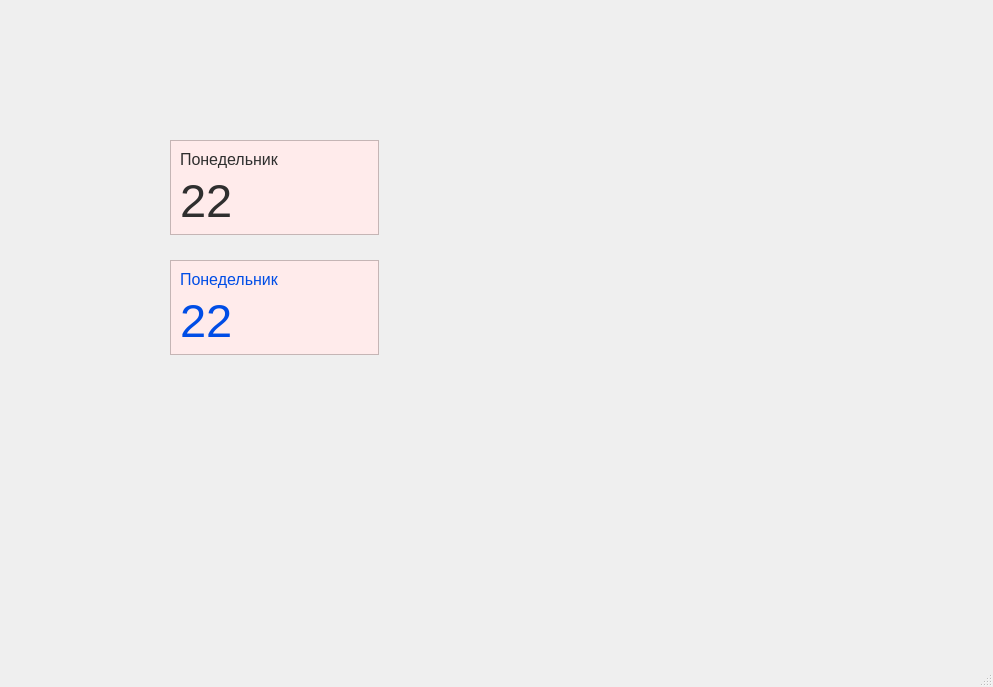
<?xml version="1.0" encoding="UTF-8"?>
<ui version="4.0">
 <class>MainWindow</class>
 <widget class="QMainWindow" name="MainWindow">
  <property name="geometry">
   <rect>
    <x>0</x>
    <y>0</y>
    <width>993</width>
    <height>687</height>
   </rect>
  </property>
  <property name="windowTitle">
   <string>MainWindow</string>
  </property>
  <widget class="QWidget" name="centralwidget">
   <widget class="QFrame" name="column_header_frame_1">
    <property name="geometry">
     <rect>
      <x>170</x>
      <y>140</y>
      <width>209</width>
      <height>95</height>
     </rect>
    </property>
    <property name="minimumSize">
     <size>
      <width>120</width>
      <height>95</height>
     </size>
    </property>
    <property name="maximumSize">
     <size>
      <width>16777215</width>
      <height>95</height>
     </size>
    </property>
    <property name="palette">
     <palette>
      <active>
       <colorrole role="WindowText">
        <brush brushstyle="SolidPattern">
         <color alpha="255">
          <red>0</red>
          <green>0</green>
          <blue>0</blue>
         </color>
        </brush>
       </colorrole>
       <colorrole role="Button">
        <brush brushstyle="SolidPattern">
         <color alpha="255">
          <red>240</red>
          <green>240</green>
          <blue>240</blue>
         </color>
        </brush>
       </colorrole>
       <colorrole role="Light">
        <brush brushstyle="SolidPattern">
         <color alpha="255">
          <red>255</red>
          <green>255</green>
          <blue>255</blue>
         </color>
        </brush>
       </colorrole>
       <colorrole role="Midlight">
        <brush brushstyle="SolidPattern">
         <color alpha="255">
          <red>247</red>
          <green>247</green>
          <blue>247</blue>
         </color>
        </brush>
       </colorrole>
       <colorrole role="Dark">
        <brush brushstyle="SolidPattern">
         <color alpha="255">
          <red>120</red>
          <green>120</green>
          <blue>120</blue>
         </color>
        </brush>
       </colorrole>
       <colorrole role="Mid">
        <brush brushstyle="SolidPattern">
         <color alpha="255">
          <red>160</red>
          <green>160</green>
          <blue>160</blue>
         </color>
        </brush>
       </colorrole>
       <colorrole role="Text">
        <brush brushstyle="SolidPattern">
         <color alpha="255">
          <red>0</red>
          <green>0</green>
          <blue>0</blue>
         </color>
        </brush>
       </colorrole>
       <colorrole role="BrightText">
        <brush brushstyle="SolidPattern">
         <color alpha="255">
          <red>255</red>
          <green>255</green>
          <blue>255</blue>
         </color>
        </brush>
       </colorrole>
       <colorrole role="ButtonText">
        <brush brushstyle="SolidPattern">
         <color alpha="255">
          <red>0</red>
          <green>0</green>
          <blue>0</blue>
         </color>
        </brush>
       </colorrole>
       <colorrole role="Base">
        <brush brushstyle="SolidPattern">
         <color alpha="255">
          <red>255</red>
          <green>255</green>
          <blue>255</blue>
         </color>
        </brush>
       </colorrole>
       <colorrole role="Window">
        <brush brushstyle="SolidPattern">
         <color alpha="255">
          <red>255</red>
          <green>235</green>
          <blue>235</blue>
         </color>
        </brush>
       </colorrole>
       <colorrole role="Shadow">
        <brush brushstyle="SolidPattern">
         <color alpha="255">
          <red>0</red>
          <green>0</green>
          <blue>0</blue>
         </color>
        </brush>
       </colorrole>
       <colorrole role="AlternateBase">
        <brush brushstyle="SolidPattern">
         <color alpha="255">
          <red>247</red>
          <green>247</green>
          <blue>247</blue>
         </color>
        </brush>
       </colorrole>
       <colorrole role="ToolTipBase">
        <brush brushstyle="SolidPattern">
         <color alpha="255">
          <red>255</red>
          <green>255</green>
          <blue>220</blue>
         </color>
        </brush>
       </colorrole>
       <colorrole role="ToolTipText">
        <brush brushstyle="SolidPattern">
         <color alpha="255">
          <red>0</red>
          <green>0</green>
          <blue>0</blue>
         </color>
        </brush>
       </colorrole>
      </active>
      <inactive>
       <colorrole role="WindowText">
        <brush brushstyle="SolidPattern">
         <color alpha="255">
          <red>0</red>
          <green>0</green>
          <blue>0</blue>
         </color>
        </brush>
       </colorrole>
       <colorrole role="Button">
        <brush brushstyle="SolidPattern">
         <color alpha="255">
          <red>240</red>
          <green>240</green>
          <blue>240</blue>
         </color>
        </brush>
       </colorrole>
       <colorrole role="Light">
        <brush brushstyle="SolidPattern">
         <color alpha="255">
          <red>255</red>
          <green>255</green>
          <blue>255</blue>
         </color>
        </brush>
       </colorrole>
       <colorrole role="Midlight">
        <brush brushstyle="SolidPattern">
         <color alpha="255">
          <red>247</red>
          <green>247</green>
          <blue>247</blue>
         </color>
        </brush>
       </colorrole>
       <colorrole role="Dark">
        <brush brushstyle="SolidPattern">
         <color alpha="255">
          <red>120</red>
          <green>120</green>
          <blue>120</blue>
         </color>
        </brush>
       </colorrole>
       <colorrole role="Mid">
        <brush brushstyle="SolidPattern">
         <color alpha="255">
          <red>160</red>
          <green>160</green>
          <blue>160</blue>
         </color>
        </brush>
       </colorrole>
       <colorrole role="Text">
        <brush brushstyle="SolidPattern">
         <color alpha="255">
          <red>0</red>
          <green>0</green>
          <blue>0</blue>
         </color>
        </brush>
       </colorrole>
       <colorrole role="BrightText">
        <brush brushstyle="SolidPattern">
         <color alpha="255">
          <red>255</red>
          <green>255</green>
          <blue>255</blue>
         </color>
        </brush>
       </colorrole>
       <colorrole role="ButtonText">
        <brush brushstyle="SolidPattern">
         <color alpha="255">
          <red>0</red>
          <green>0</green>
          <blue>0</blue>
         </color>
        </brush>
       </colorrole>
       <colorrole role="Base">
        <brush brushstyle="SolidPattern">
         <color alpha="255">
          <red>255</red>
          <green>255</green>
          <blue>255</blue>
         </color>
        </brush>
       </colorrole>
       <colorrole role="Window">
        <brush brushstyle="SolidPattern">
         <color alpha="255">
          <red>255</red>
          <green>235</green>
          <blue>235</blue>
         </color>
        </brush>
       </colorrole>
       <colorrole role="Shadow">
        <brush brushstyle="SolidPattern">
         <color alpha="255">
          <red>0</red>
          <green>0</green>
          <blue>0</blue>
         </color>
        </brush>
       </colorrole>
       <colorrole role="AlternateBase">
        <brush brushstyle="SolidPattern">
         <color alpha="255">
          <red>247</red>
          <green>247</green>
          <blue>247</blue>
         </color>
        </brush>
       </colorrole>
       <colorrole role="ToolTipBase">
        <brush brushstyle="SolidPattern">
         <color alpha="255">
          <red>255</red>
          <green>255</green>
          <blue>220</blue>
         </color>
        </brush>
       </colorrole>
       <colorrole role="ToolTipText">
        <brush brushstyle="SolidPattern">
         <color alpha="255">
          <red>0</red>
          <green>0</green>
          <blue>0</blue>
         </color>
        </brush>
       </colorrole>
      </inactive>
      <disabled>
       <colorrole role="WindowText">
        <brush brushstyle="SolidPattern">
         <color alpha="255">
          <red>120</red>
          <green>120</green>
          <blue>120</blue>
         </color>
        </brush>
       </colorrole>
       <colorrole role="Button">
        <brush brushstyle="SolidPattern">
         <color alpha="255">
          <red>240</red>
          <green>240</green>
          <blue>240</blue>
         </color>
        </brush>
       </colorrole>
       <colorrole role="Light">
        <brush brushstyle="SolidPattern">
         <color alpha="255">
          <red>255</red>
          <green>255</green>
          <blue>255</blue>
         </color>
        </brush>
       </colorrole>
       <colorrole role="Midlight">
        <brush brushstyle="SolidPattern">
         <color alpha="255">
          <red>247</red>
          <green>247</green>
          <blue>247</blue>
         </color>
        </brush>
       </colorrole>
       <colorrole role="Dark">
        <brush brushstyle="SolidPattern">
         <color alpha="255">
          <red>120</red>
          <green>120</green>
          <blue>120</blue>
         </color>
        </brush>
       </colorrole>
       <colorrole role="Mid">
        <brush brushstyle="SolidPattern">
         <color alpha="255">
          <red>160</red>
          <green>160</green>
          <blue>160</blue>
         </color>
        </brush>
       </colorrole>
       <colorrole role="Text">
        <brush brushstyle="SolidPattern">
         <color alpha="255">
          <red>120</red>
          <green>120</green>
          <blue>120</blue>
         </color>
        </brush>
       </colorrole>
       <colorrole role="BrightText">
        <brush brushstyle="SolidPattern">
         <color alpha="255">
          <red>255</red>
          <green>255</green>
          <blue>255</blue>
         </color>
        </brush>
       </colorrole>
       <colorrole role="ButtonText">
        <brush brushstyle="SolidPattern">
         <color alpha="255">
          <red>120</red>
          <green>120</green>
          <blue>120</blue>
         </color>
        </brush>
       </colorrole>
       <colorrole role="Base">
        <brush brushstyle="SolidPattern">
         <color alpha="255">
          <red>255</red>
          <green>235</green>
          <blue>235</blue>
         </color>
        </brush>
       </colorrole>
       <colorrole role="Window">
        <brush brushstyle="SolidPattern">
         <color alpha="255">
          <red>255</red>
          <green>235</green>
          <blue>235</blue>
         </color>
        </brush>
       </colorrole>
       <colorrole role="Shadow">
        <brush brushstyle="SolidPattern">
         <color alpha="255">
          <red>0</red>
          <green>0</green>
          <blue>0</blue>
         </color>
        </brush>
       </colorrole>
       <colorrole role="AlternateBase">
        <brush brushstyle="SolidPattern">
         <color alpha="255">
          <red>240</red>
          <green>240</green>
          <blue>240</blue>
         </color>
        </brush>
       </colorrole>
       <colorrole role="ToolTipBase">
        <brush brushstyle="SolidPattern">
         <color alpha="255">
          <red>255</red>
          <green>255</green>
          <blue>220</blue>
         </color>
        </brush>
       </colorrole>
       <colorrole role="ToolTipText">
        <brush brushstyle="SolidPattern">
         <color alpha="255">
          <red>0</red>
          <green>0</green>
          <blue>0</blue>
         </color>
        </brush>
       </colorrole>
      </disabled>
     </palette>
    </property>
    <property name="autoFillBackground">
     <bool>true</bool>
    </property>
    <property name="frameShape">
     <enum>QFrame::StyledPanel</enum>
    </property>
    <property name="frameShadow">
     <enum>QFrame::Raised</enum>
    </property>
    <layout class="QVBoxLayout" name="verticalLayout_3">
     <item>
      <widget class="QLabel" name="label">
       <property name="palette">
        <palette>
         <active>
          <colorrole role="WindowText">
           <brush brushstyle="SolidPattern">
            <color alpha="255">
             <red>47</red>
             <green>47</green>
             <blue>47</blue>
            </color>
           </brush>
          </colorrole>
         </active>
         <inactive>
          <colorrole role="WindowText">
           <brush brushstyle="SolidPattern">
            <color alpha="255">
             <red>47</red>
             <green>47</green>
             <blue>47</blue>
            </color>
           </brush>
          </colorrole>
         </inactive>
         <disabled>
          <colorrole role="WindowText">
           <brush brushstyle="SolidPattern">
            <color alpha="255">
             <red>125</red>
             <green>125</green>
             <blue>125</blue>
            </color>
           </brush>
          </colorrole>
         </disabled>
        </palette>
       </property>
       <property name="font">
        <font>
         <family>Arial</family>
         <pointsize>12</pointsize>
        </font>
       </property>
       <property name="autoFillBackground">
        <bool>true</bool>
       </property>
       <property name="text">
        <string>Понедельник</string>
       </property>
      </widget>
     </item>
     <item>
      <widget class="QLabel" name="label_2">
       <property name="palette">
        <palette>
         <active>
          <colorrole role="WindowText">
           <brush brushstyle="SolidPattern">
            <color alpha="255">
             <red>47</red>
             <green>47</green>
             <blue>47</blue>
            </color>
           </brush>
          </colorrole>
         </active>
         <inactive>
          <colorrole role="WindowText">
           <brush brushstyle="SolidPattern">
            <color alpha="255">
             <red>47</red>
             <green>47</green>
             <blue>47</blue>
            </color>
           </brush>
          </colorrole>
         </inactive>
         <disabled>
          <colorrole role="WindowText">
           <brush brushstyle="SolidPattern">
            <color alpha="255">
             <red>125</red>
             <green>125</green>
             <blue>125</blue>
            </color>
           </brush>
          </colorrole>
         </disabled>
        </palette>
       </property>
       <property name="font">
        <font>
         <family>Arial</family>
         <pointsize>35</pointsize>
        </font>
       </property>
       <property name="autoFillBackground">
        <bool>true</bool>
       </property>
       <property name="text">
        <string>22</string>
       </property>
      </widget>
     </item>
    </layout>
   </widget>
   <widget class="QFrame" name="column_header_frame_2">
    <property name="geometry">
     <rect>
      <x>170</x>
      <y>260</y>
      <width>209</width>
      <height>95</height>
     </rect>
    </property>
    <property name="minimumSize">
     <size>
      <width>120</width>
      <height>95</height>
     </size>
    </property>
    <property name="maximumSize">
     <size>
      <width>16777215</width>
      <height>95</height>
     </size>
    </property>
    <property name="palette">
     <palette>
      <active>
       <colorrole role="WindowText">
        <brush brushstyle="SolidPattern">
         <color alpha="255">
          <red>0</red>
          <green>0</green>
          <blue>0</blue>
         </color>
        </brush>
       </colorrole>
       <colorrole role="Button">
        <brush brushstyle="SolidPattern">
         <color alpha="255">
          <red>240</red>
          <green>240</green>
          <blue>240</blue>
         </color>
        </brush>
       </colorrole>
       <colorrole role="Light">
        <brush brushstyle="SolidPattern">
         <color alpha="255">
          <red>255</red>
          <green>255</green>
          <blue>255</blue>
         </color>
        </brush>
       </colorrole>
       <colorrole role="Midlight">
        <brush brushstyle="SolidPattern">
         <color alpha="255">
          <red>247</red>
          <green>247</green>
          <blue>247</blue>
         </color>
        </brush>
       </colorrole>
       <colorrole role="Dark">
        <brush brushstyle="SolidPattern">
         <color alpha="255">
          <red>120</red>
          <green>120</green>
          <blue>120</blue>
         </color>
        </brush>
       </colorrole>
       <colorrole role="Mid">
        <brush brushstyle="SolidPattern">
         <color alpha="255">
          <red>160</red>
          <green>160</green>
          <blue>160</blue>
         </color>
        </brush>
       </colorrole>
       <colorrole role="Text">
        <brush brushstyle="SolidPattern">
         <color alpha="255">
          <red>0</red>
          <green>0</green>
          <blue>0</blue>
         </color>
        </brush>
       </colorrole>
       <colorrole role="BrightText">
        <brush brushstyle="SolidPattern">
         <color alpha="255">
          <red>255</red>
          <green>255</green>
          <blue>255</blue>
         </color>
        </brush>
       </colorrole>
       <colorrole role="ButtonText">
        <brush brushstyle="SolidPattern">
         <color alpha="255">
          <red>0</red>
          <green>0</green>
          <blue>0</blue>
         </color>
        </brush>
       </colorrole>
       <colorrole role="Base">
        <brush brushstyle="SolidPattern">
         <color alpha="255">
          <red>255</red>
          <green>255</green>
          <blue>255</blue>
         </color>
        </brush>
       </colorrole>
       <colorrole role="Window">
        <brush brushstyle="SolidPattern">
         <color alpha="255">
          <red>255</red>
          <green>235</green>
          <blue>235</blue>
         </color>
        </brush>
       </colorrole>
       <colorrole role="Shadow">
        <brush brushstyle="SolidPattern">
         <color alpha="255">
          <red>0</red>
          <green>0</green>
          <blue>0</blue>
         </color>
        </brush>
       </colorrole>
       <colorrole role="AlternateBase">
        <brush brushstyle="SolidPattern">
         <color alpha="255">
          <red>247</red>
          <green>247</green>
          <blue>247</blue>
         </color>
        </brush>
       </colorrole>
       <colorrole role="ToolTipBase">
        <brush brushstyle="SolidPattern">
         <color alpha="255">
          <red>255</red>
          <green>255</green>
          <blue>220</blue>
         </color>
        </brush>
       </colorrole>
       <colorrole role="ToolTipText">
        <brush brushstyle="SolidPattern">
         <color alpha="255">
          <red>0</red>
          <green>0</green>
          <blue>0</blue>
         </color>
        </brush>
       </colorrole>
      </active>
      <inactive>
       <colorrole role="WindowText">
        <brush brushstyle="SolidPattern">
         <color alpha="255">
          <red>0</red>
          <green>0</green>
          <blue>0</blue>
         </color>
        </brush>
       </colorrole>
       <colorrole role="Button">
        <brush brushstyle="SolidPattern">
         <color alpha="255">
          <red>240</red>
          <green>240</green>
          <blue>240</blue>
         </color>
        </brush>
       </colorrole>
       <colorrole role="Light">
        <brush brushstyle="SolidPattern">
         <color alpha="255">
          <red>255</red>
          <green>255</green>
          <blue>255</blue>
         </color>
        </brush>
       </colorrole>
       <colorrole role="Midlight">
        <brush brushstyle="SolidPattern">
         <color alpha="255">
          <red>247</red>
          <green>247</green>
          <blue>247</blue>
         </color>
        </brush>
       </colorrole>
       <colorrole role="Dark">
        <brush brushstyle="SolidPattern">
         <color alpha="255">
          <red>120</red>
          <green>120</green>
          <blue>120</blue>
         </color>
        </brush>
       </colorrole>
       <colorrole role="Mid">
        <brush brushstyle="SolidPattern">
         <color alpha="255">
          <red>160</red>
          <green>160</green>
          <blue>160</blue>
         </color>
        </brush>
       </colorrole>
       <colorrole role="Text">
        <brush brushstyle="SolidPattern">
         <color alpha="255">
          <red>0</red>
          <green>0</green>
          <blue>0</blue>
         </color>
        </brush>
       </colorrole>
       <colorrole role="BrightText">
        <brush brushstyle="SolidPattern">
         <color alpha="255">
          <red>255</red>
          <green>255</green>
          <blue>255</blue>
         </color>
        </brush>
       </colorrole>
       <colorrole role="ButtonText">
        <brush brushstyle="SolidPattern">
         <color alpha="255">
          <red>0</red>
          <green>0</green>
          <blue>0</blue>
         </color>
        </brush>
       </colorrole>
       <colorrole role="Base">
        <brush brushstyle="SolidPattern">
         <color alpha="255">
          <red>255</red>
          <green>255</green>
          <blue>255</blue>
         </color>
        </brush>
       </colorrole>
       <colorrole role="Window">
        <brush brushstyle="SolidPattern">
         <color alpha="255">
          <red>255</red>
          <green>235</green>
          <blue>235</blue>
         </color>
        </brush>
       </colorrole>
       <colorrole role="Shadow">
        <brush brushstyle="SolidPattern">
         <color alpha="255">
          <red>0</red>
          <green>0</green>
          <blue>0</blue>
         </color>
        </brush>
       </colorrole>
       <colorrole role="AlternateBase">
        <brush brushstyle="SolidPattern">
         <color alpha="255">
          <red>247</red>
          <green>247</green>
          <blue>247</blue>
         </color>
        </brush>
       </colorrole>
       <colorrole role="ToolTipBase">
        <brush brushstyle="SolidPattern">
         <color alpha="255">
          <red>255</red>
          <green>255</green>
          <blue>220</blue>
         </color>
        </brush>
       </colorrole>
       <colorrole role="ToolTipText">
        <brush brushstyle="SolidPattern">
         <color alpha="255">
          <red>0</red>
          <green>0</green>
          <blue>0</blue>
         </color>
        </brush>
       </colorrole>
      </inactive>
      <disabled>
       <colorrole role="WindowText">
        <brush brushstyle="SolidPattern">
         <color alpha="255">
          <red>120</red>
          <green>120</green>
          <blue>120</blue>
         </color>
        </brush>
       </colorrole>
       <colorrole role="Button">
        <brush brushstyle="SolidPattern">
         <color alpha="255">
          <red>240</red>
          <green>240</green>
          <blue>240</blue>
         </color>
        </brush>
       </colorrole>
       <colorrole role="Light">
        <brush brushstyle="SolidPattern">
         <color alpha="255">
          <red>255</red>
          <green>255</green>
          <blue>255</blue>
         </color>
        </brush>
       </colorrole>
       <colorrole role="Midlight">
        <brush brushstyle="SolidPattern">
         <color alpha="255">
          <red>247</red>
          <green>247</green>
          <blue>247</blue>
         </color>
        </brush>
       </colorrole>
       <colorrole role="Dark">
        <brush brushstyle="SolidPattern">
         <color alpha="255">
          <red>120</red>
          <green>120</green>
          <blue>120</blue>
         </color>
        </brush>
       </colorrole>
       <colorrole role="Mid">
        <brush brushstyle="SolidPattern">
         <color alpha="255">
          <red>160</red>
          <green>160</green>
          <blue>160</blue>
         </color>
        </brush>
       </colorrole>
       <colorrole role="Text">
        <brush brushstyle="SolidPattern">
         <color alpha="255">
          <red>120</red>
          <green>120</green>
          <blue>120</blue>
         </color>
        </brush>
       </colorrole>
       <colorrole role="BrightText">
        <brush brushstyle="SolidPattern">
         <color alpha="255">
          <red>255</red>
          <green>255</green>
          <blue>255</blue>
         </color>
        </brush>
       </colorrole>
       <colorrole role="ButtonText">
        <brush brushstyle="SolidPattern">
         <color alpha="255">
          <red>120</red>
          <green>120</green>
          <blue>120</blue>
         </color>
        </brush>
       </colorrole>
       <colorrole role="Base">
        <brush brushstyle="SolidPattern">
         <color alpha="255">
          <red>255</red>
          <green>235</green>
          <blue>235</blue>
         </color>
        </brush>
       </colorrole>
       <colorrole role="Window">
        <brush brushstyle="SolidPattern">
         <color alpha="255">
          <red>255</red>
          <green>235</green>
          <blue>235</blue>
         </color>
        </brush>
       </colorrole>
       <colorrole role="Shadow">
        <brush brushstyle="SolidPattern">
         <color alpha="255">
          <red>0</red>
          <green>0</green>
          <blue>0</blue>
         </color>
        </brush>
       </colorrole>
       <colorrole role="AlternateBase">
        <brush brushstyle="SolidPattern">
         <color alpha="255">
          <red>240</red>
          <green>240</green>
          <blue>240</blue>
         </color>
        </brush>
       </colorrole>
       <colorrole role="ToolTipBase">
        <brush brushstyle="SolidPattern">
         <color alpha="255">
          <red>255</red>
          <green>255</green>
          <blue>220</blue>
         </color>
        </brush>
       </colorrole>
       <colorrole role="ToolTipText">
        <brush brushstyle="SolidPattern">
         <color alpha="255">
          <red>0</red>
          <green>0</green>
          <blue>0</blue>
         </color>
        </brush>
       </colorrole>
      </disabled>
     </palette>
    </property>
    <property name="autoFillBackground">
     <bool>true</bool>
    </property>
    <property name="frameShape">
     <enum>QFrame::StyledPanel</enum>
    </property>
    <property name="frameShadow">
     <enum>QFrame::Raised</enum>
    </property>
    <layout class="QVBoxLayout" name="verticalLayout_4">
     <item>
      <widget class="QLabel" name="label_3">
       <property name="palette">
        <palette>
         <active>
          <colorrole role="WindowText">
           <brush brushstyle="SolidPattern">
            <color alpha="255">
             <red>0</red>
             <green>77</green>
             <blue>230</blue>
            </color>
           </brush>
          </colorrole>
         </active>
         <inactive>
          <colorrole role="WindowText">
           <brush brushstyle="SolidPattern">
            <color alpha="255">
             <red>0</red>
             <green>77</green>
             <blue>230</blue>
            </color>
           </brush>
          </colorrole>
         </inactive>
         <disabled>
          <colorrole role="WindowText">
           <brush brushstyle="SolidPattern">
            <color alpha="255">
             <red>125</red>
             <green>125</green>
             <blue>125</blue>
            </color>
           </brush>
          </colorrole>
         </disabled>
        </palette>
       </property>
       <property name="font">
        <font>
         <family>Arial</family>
         <pointsize>12</pointsize>
        </font>
       </property>
       <property name="autoFillBackground">
        <bool>true</bool>
       </property>
       <property name="text">
        <string>Понедельник</string>
       </property>
      </widget>
     </item>
     <item>
      <widget class="QLabel" name="label_4">
       <property name="palette">
        <palette>
         <active>
          <colorrole role="WindowText">
           <brush brushstyle="SolidPattern">
            <color alpha="255">
             <red>0</red>
             <green>77</green>
             <blue>230</blue>
            </color>
           </brush>
          </colorrole>
         </active>
         <inactive>
          <colorrole role="WindowText">
           <brush brushstyle="SolidPattern">
            <color alpha="255">
             <red>0</red>
             <green>77</green>
             <blue>230</blue>
            </color>
           </brush>
          </colorrole>
         </inactive>
         <disabled>
          <colorrole role="WindowText">
           <brush brushstyle="SolidPattern">
            <color alpha="255">
             <red>125</red>
             <green>125</green>
             <blue>125</blue>
            </color>
           </brush>
          </colorrole>
         </disabled>
        </palette>
       </property>
       <property name="font">
        <font>
         <family>Arial</family>
         <pointsize>35</pointsize>
        </font>
       </property>
       <property name="autoFillBackground">
        <bool>true</bool>
       </property>
       <property name="text">
        <string>22</string>
       </property>
      </widget>
     </item>
    </layout>
   </widget>
  </widget>
  <widget class="QMenuBar" name="menubar">
   <property name="geometry">
    <rect>
     <x>0</x>
     <y>0</y>
     <width>993</width>
     <height>21</height>
    </rect>
   </property>
  </widget>
  <widget class="QStatusBar" name="statusbar"/>
 </widget>
 <resources/>
 <connections/>
</ui>
